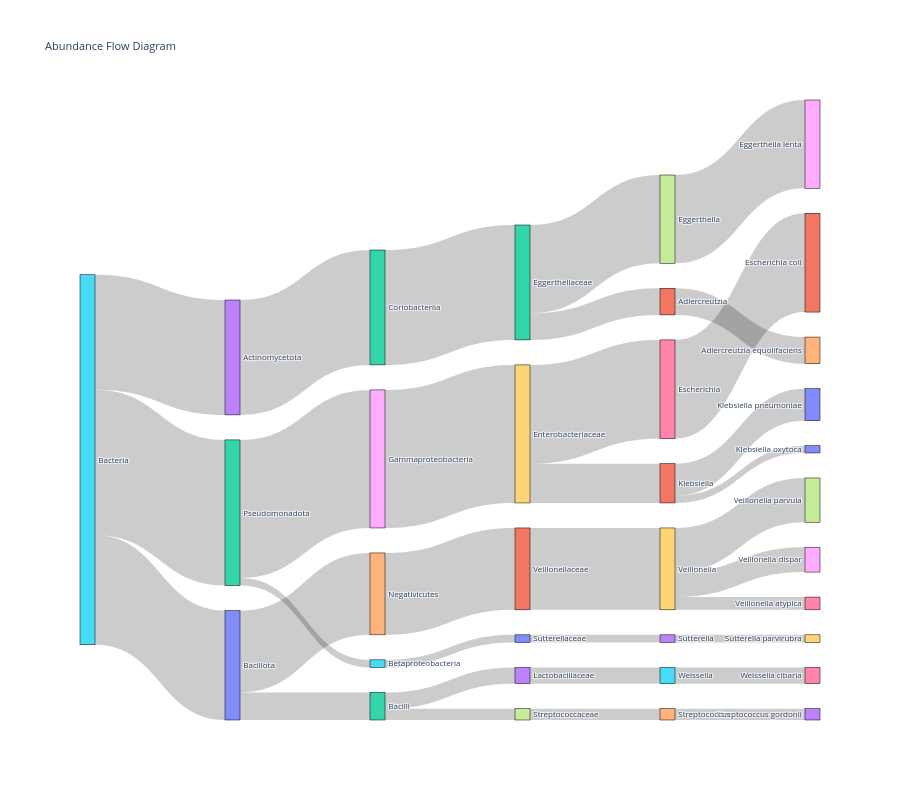

Notebook code cell kept with this figure:
### Markdown cell above
<details>
<summary><strong>🔎 Solution :</strong></summary>

```

operon_abd_data_UC = mds.filter.obs(pl.col("disease_group") == "UC").groupby.var(["pfam_domain","species"]).agg("sum").groupby.var(["species"]).agg("median")

operon_abd_data_UC.pl.sankey(
   hierarchy_cols=["domain","phylum","class","family","genus", "species"], min_abundance=0.5
)


```

</details>

### Code cell
# your solutions here
operon_abd_data_UC = mds.filter.obs(pl.col("disease_group") == "UC").groupby.var(["pfam_domain","species"]).agg("sum").groupby.var(["species"]).agg("median")

operon_abd_data_UC.pl.sankey(
   hierarchy_cols=["domain","phylum","class","family","genus", "species"], min_abundance=0.5
)

### Figure 1 — Plotly figure (JSON) as saved in the notebook; plotly's stock layout.template omitted (floating-point values rounded to 4 significant figures)
{"data": [{"link": {"hovertemplate": "Flow from %{source.label} to %{target.label}: %{value:.2e}<extra></extra>", "source": [5, 22, 18, 29, 1, 5, 30, 14, 31, 9, 1, 30, 32, 13, 15, 32, 27, 24, 5, 33, 2, 12, 21, 22, 25, 0, 3, 9, 29, 16, 9, 12, 7], "target": [22, 18, 29, 1, 20, 30, 14, 31, 9, 6, 10, 32, 13, 15, 26, 27, 24, 23, 33, 2, 12, 21, 4, 25, 0, 3, 19, 17, 16, 11, 28, 7, 8], "value": [10.71, 10.15, 10.15, 2.885, 0.5302, 8.041, 6.017, 6.017, 6.017, 0.9365, 2.355, 2.024, 1.191, 1.191, 1.191, 0.8332, 0.8332, 0.8332, 8.446, 8.446, 8.446, 1.958, 1.958, 0.5618, 0.5618, 0.5618, 0.5618, 3.253, 7.262, 7.262, 1.828, 6.488, 6.488]}, "node": {"label": ["Sutterellaceae", "Klebsiella", "Coriobacteriia", "Sutterella", "Adlercreutzia equolifaciens", "Bacteria", "Veillonella atypica", "Eggerthella", "Eggerthella lenta", "Veillonella", "Klebsiella pneumoniae", "Escherichia coli", "Eggerthellaceae", "Lactobacillaceae", "Negativicutes", "Weissella", "Escherichia", "Veillonella parvula", "Gammaproteobacteria", "Sutterella parvirubra", "Klebsiella oxytoca", "Adlercreutzia", "Pseudomonadota", "Streptococcus gordonii", "Streptococcus", "Betaproteobacteria", "Weissella cibaria", "Streptococcaceae", "Veillonella dispar", "Enterobacteriaceae", "Bacillota", "Veillonellaceae", "Bacilli", "Actinomycetota"], "line": {"color": "black", "width": 0.5}, "pad": 25, "thickness": 15}, "type": "sankey"}], "layout": {"font": {"size": 8}, "height": 800, "title": {"text": "Abundance Flow Diagram"}}}
